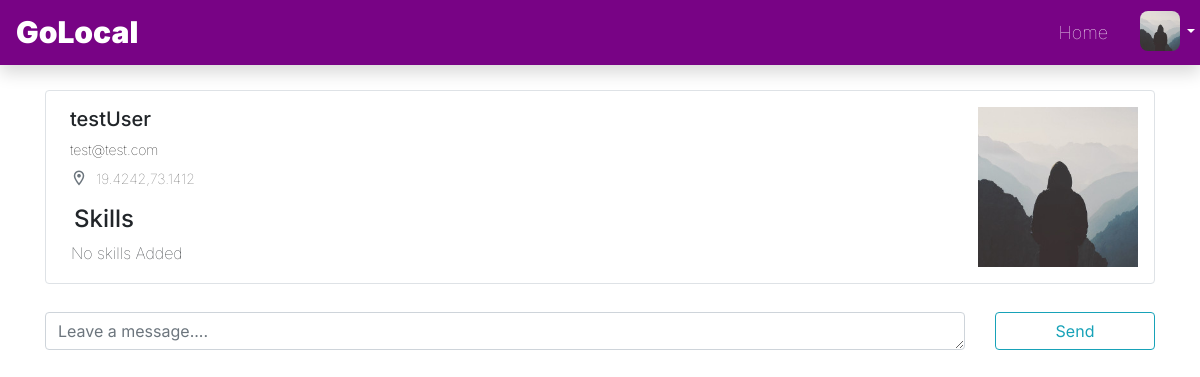
/user/testUser (signed in), run on an earlier commit of the app's database.
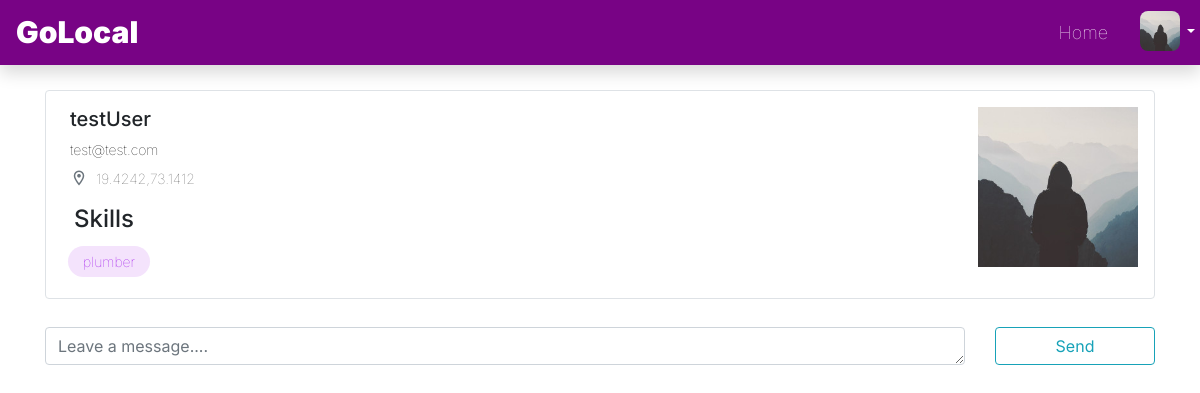
And on a later commit of the database.
### flaskblog/models.py (models this page shows, shortened)
class User(db.Model, UserMixin):
    id = db.Column(db.Integer, primary_key=True)
    username = db.Column(db.String(20), unique=True, nullable=False)
    email = db.Column(db.String(120), unique=True, nullable=False)
    image_file = db.Column(db.String(20), nullable=False, default='default.jpg')
    password = db.Column(db.String(60), nullable=False)
    category = db.Column(db.String(10),nullable=False)
    skills = db.Column(db.Text,nullable=True,default='')
    location = db.Column(db.String(120),nullable=True)
    location_latlng = db.Column(db.String(120),nullable=True)

### flaskblog/routes.py (the view)
@app.route("/user/<string:username>")
@login_required
def user_posts(username):
    user = User.query.filter_by(username=username).first_or_404()
    return render_template('user_posts.html',post=user)

### flaskblog/models.py (called while the page is built)
@login_manager.user_loader
def load_user(user_id):
    return User.query.get(int(user_id))

### flaskblog/templates/user_posts.html (shortened to what this page needs)
{% extends 'layout.html' %}
{% block content %}
<div class="p-3 mb-3 border rounded shadowm">
  <div class="row pl-md-2">
    <div class="col-9 col-sm-9 col-md-10">
      <h5>{{post.username}}</h5>
      <article class="text-theme">{{post.email}}
      </article>
      <div class="mt-2 card-text d-flex align-items-center">
        <span
          class="material-icons material-icons-outlined card-icon pr-2 text-muted">location_on</span>{{post.location}}
      </div>
      <h4 class="mt-3 ml-0  pl-1 col-3 col-sm-3 col-md-2 ">Skills</h4>
      <div class="row pl-2">
        {% if post.skills == '' %}
        <span class="pl-2">No skills Added</span>
        {% else %}
        {% set list1 = post.skills.split(',') %}
        {% for i in list1 %}
        <span class="psuertext col-12 col-md-auto d-flex align-items-center"> {{i}}</span>
        {% endfor %}
        {% endif %}
      </div>
    </div>
    <div class="col-3 col-sm-3 col-md-2 pl-sm-5 pl-0 pl-md-0 pl-lg-2">
      <img src="{{ url_for('static', filename='profile_pics/' + post.image_file) }}" class="img-fluid" alt="user pic">
    </div>
  </div>
</div>
<div class="chats py-1 my-1"
  style="width: 100%;height: auto;max-height: 250px;overflow-y: scroll;display: flex; flex-direction: column-reverse;">
</div>
<div class="row ">
  <div class="col-md-10 col-8">
    <textarea placeholder="Leave a message...." rows="1" id="chatbox" class="form-control"></textarea>
  </div>
  <div class="col-md-2 col-4">
    <button class="btn btn-outline-info btn-block" id="sendchat">Send</button>
  </div>
</div>
{% endblock content %}

### flaskblog/templates/layout.html (shortened to what this page needs)
<!DOCTYPE html>
<html lang="en">
<head>
  <link rel="stylesheet" href="https://stackpath.bootstrapcdn.com/bootstrap/4.5.0/css/bootstrap.min.css">
  <link rel="stylesheet" href="{{url_for('static',filename='main.css')}}">
<link rel="stylesheet" href="https://unpkg.com/leaflet@1.6.0/dist/leaflet.css"
/>
</head>
<body>
  <nav class="navbar shadow navbar-dark ">
    {% if current_user.is_authenticated %}
      <a class="navbar-brand active" href="{{ url_for('home') }}">GoLocal</a>
      {% else %}
      <a class="navbar-brand active" href="{{ url_for('index') }}">GoLocal</a>
      {% endif %}
    <div class="ml-auto d-flex flex-row ">
      {% if current_user.is_authenticated %}
      <a href="{{url_for('home')}}" class="mr-3 nav-item nav-link d-md-block d-none">Home</a>
      <div class="dropdown dropleft d-md-block d-none">
        <a href="#" role="button" id="dropdownMenuLink" data-toggle="dropdown" aria-haspopup="true"
          aria-expanded="false">
          <img title="Menu" src="{{ url_for('static', filename= 'profile_pics/'+current_user.image_file) }}"
            class="profile-img "> <span class="dropdown-toggle"></span>
        </a>
      </div>
      {% endif %}
    </div>
  </nav>
  <div class="container-sm container-fluid">
    {% block content %}{% endblock %}
  </div>
</body>
</html>

### flaskblog/static/main.css (style rules this page uses)
body { font-family: "Inter", sans-serif; font-weight: lighter; }
.psuertext { font-size: 14px; font-weight: lighter; border-radius: 30px; width: max-content; margin: 5px; padding: 5px 15px; color: rgb(154, 8, 235) !important; background-color: rgb(244, 227, 252); }
.text-theme a, .text-theme { color: black; font-size: 14px; text-decoration: none; }
.card-text { font-size: 14px; color: #666; }
.card-icon { font-size: 18px !important; }
.profile-img { height: 40px; width: 40px; border-radius: 8px; }
.navbar-brand { font-weight: 900; font-size: 30px; }
.navbar { padding: 0.3rem 0.2rem 0.3rem 1rem; background-color: rgb(120, 3, 133); margin-bottom: 25px; }
.navbar-dark .nav-link { font-size: large; color: #fff; }
.dropdown-toggle::before { color: #fff; margin-right: 0.255em; margin-left: 0.255em; transform: rotate(-90deg); }

What changed in the data, as far as the page shows it:
now on one of the page's lists (row edited): User: skills "plumber"
changed User "testUser": skills empty → "plumber" (drawn)
Also different on the page:
text no longer shown: "No skills Added"
